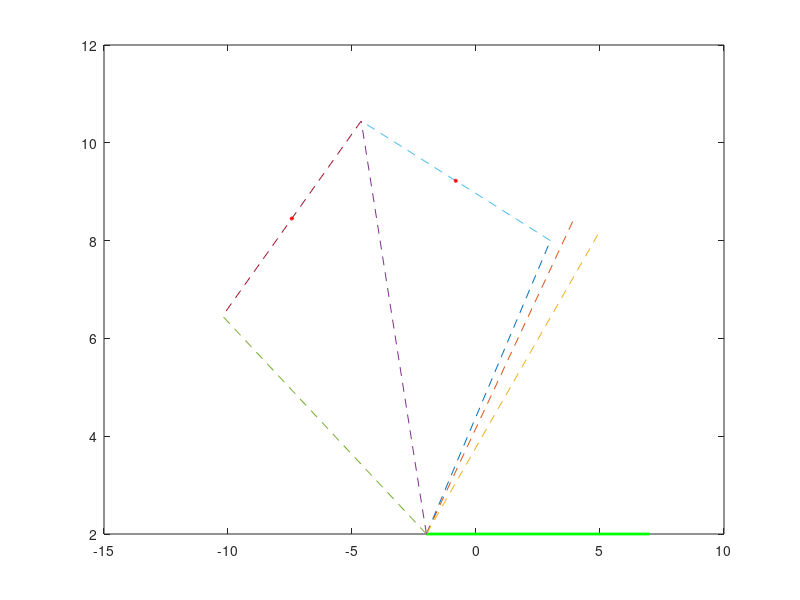

Source code (MATLAB): (Note: this script raises an error after producing the figure.)
 %%%%%%%%% Path Generation Three Precision Point Problem with Prescribed Timing %%%%%%%%%%
% Fixed line A0B0
a0x=-2;%a0x=input('Enter x coordinate of A0 point=');
a0y=2;%a0y=input('Enter y coordinate of A0 point=');
b0x=7;%b0x=input('Enter x coordinate of B0 point=');
b0y=2;%b0y=input('Enter y coordinate of B0 point=');

% Different Position
p1x=3;%p1x=input('Enter x coordinate of P1 point=');
p1y=8;%p1y=input('Enter y coordinate of P1 point=');

p2x=4;%p2x=input('Enter x coordinate of P2 point=');
p2y=8.5;%p2y=input('Enter y coordinate of P2 point=');

p3x=5;%p3x=input('Enter x coordinate of P3 point=');
p3y=8.2;%p3y=input('Enter y coordinate of P3 point=');

% Rotational angle of crank with respect to different position
thetal12=60;%theta12=input('Enter crank rotation angle in degrees when coupler moves from point P1 to point P2');
thetal21=thetal12;
theta21=thetal21*pi/180; %%degree to radian angle 

thetal13=110;%theta13=input('Enter crank rotation angle in degrees when coupler moves from point P1 to point P3');
thetal31=thetal13;
theta31=thetal31*pi/180; %% degree to radian angle 

% Connect different links
A0B0x=[a0x,b0x];
A0B0y=[a0y,b0y];
A0P1x=[a0x,p1x];
A0P1y=[a0y,p1y];
A0P2x=[a0x,p2x];
A0P2y=[a0y,p2y];
A0P3x=[a0x,p3x];
A0P3y=[a0y,p3y];

% Mechanism Ploting
plot(A0B0x,A0B0y,'green','LineWidth',2);
hold on
plot(A0P1x,A0P1y,'--');
hold on
plot(A0P2x,A0P2y,'--');
hold on
plot(A0P3x,A0P3y,'--');
hold on

% Find the length and angle of each position point with fixed point
L1=((p1x-a0x)^2+(p1y-a0y)^2)^0.5;
alphaa0p1=atan((p1y-a0y)/(p1x-a0x));

L2=((p2x-a0x)^2+(p2y-a0y)^2)^0.5;
alphaa0p2=atan((p2y-a0y)/(p2x-a0x));

L3=((p3x-a0x)^2+(p3y-a0y)^2)^0.5;
alphaa0p3=atan((p3y-a0y)/(p3x-a0x));

% Find the different poition of P2, P3 after rotation by thetal21 and thetal31
p2nx=a0x+L2*cos(theta21+alphaa0p2); %p2xn represents new posiotion of P2 point
p2ny=a0y+L2*sin(theta21+alphaa0p2);
A0P2nx=[a0x,p2nx];
A0P2ny=[a0y,p2ny];
plot(A0P2nx,A0P2ny,'--');
hold on
L2new=((p2nx-a0x)^2+(p2ny-a0y)^2)^0.5;

p3nx=a0x+L3*cos(theta31+alphaa0p3); %p2xn represents new posiotion of P2 point
p3ny=a0y+L3*sin(theta31+alphaa0p3);
A0P3nx=[a0x,p3nx];
A0P3ny=[a0y,p3ny];
plot(A0P3nx,A0P3ny,'--');
hold on
L3new=((p3nx-a0x)^2+(p3ny-a0y)^2)^0.5;

% Connect new position of P2 with P1 and new poition of P3 with new position of P2
P1xP2nx=[p1x,p2nx];
P1yP2ny=[p1y,p2ny];
plot(P1xP2nx,P1yP2ny,'--');
hold on
P2nxP3nx=[p2nx,p3nx];
P2nyP3ny=[p2ny,p3ny];
plot(P2nxP3nx,P2nyP3ny,'--');
hold on

% Finding perpendicular bisector of P2nP1 and P2nP3n
p1p2nxCenter=(p1x+p2nx)/2;
p1p2nyCenter=(p1y+p2ny)/2;
plot(p1p2nxCenter, p1p2nyCenter, 'r*', 'MarkerSize', 3);
hold on

p2np3nxCenter=(p2nx+p3nx)/2;
p2np3nyCenter=(p2ny+p3ny)/2;
disp(p2np3nxCenter);
disp(p2np3nyCenter);
plot(p2np3nxCenter, p2np3nyCenter, 'r*', 'MarkerSize', 3);
hold on

mp1p2n=(p1y-p2ny)/(p1x-p2nx);
mp1p2n_ortho=-(1/mp1p2n);
y_ortho1=mp1p2n_ortho*(x-p1p2nxCenter)+p1p2nyCenter;

mp2np3n=(p2ny-p3ny)/(p2nx-p3nx);
mp2np3n_ortho=-(1/mp2np3n);
y_ortho2=mp2np3n_ortho*(x-p2np3nxCenter)+p2np3nyCenter;
dx=0.1;
x=-20:dx:20;
plot(x,y_ortho1);
hold on
plot(x,y_ortho2);
hold on

% Intersection point
y_ortho1=mp1p2n_ortho*(x-p1p2nxCenter)+p1p2nyCenter;
y_ortho2=mp2np3n_ortho*(x-p2np3nxCenter)+p2np3nyCenter;
eqns_function=@(var)[var(1)-(mp1p2n_ortho)*(var(2)-p1p2nxCenter)-p1p2nyCenter;
                     var(1)-(mp2np3n_ortho)*(var(2)-p2np3nxCenter)-p2np3nyCenter];
initials=[0;0];
solns=fsolve(eqns_function,initials,...
             optimoptions('fsolve','Display','off'))       
a1y=solns(1);
a1x=solns(2);
plot(a1x,a1y,'r*','MarkerSize',3);
hold on

% Crank and Crank circle Plotting
A0A1x=[a0x,a1x];
A0A1y=[a0y,a1y];
CrankLength=((a0x-a1x)^2+(a0y-a1y)^2)^0.5;
alpha=0:pi/1000:2*pi;
a0xc=CrankLength*cos(alpha)+a0x;
a0yc=CrankLength*sin(alpha)+a0y;
plot(a0xc,a0yc,'--');
hold on

% Connecting A1P1
APLength=((a1x-p1x)^2+(a1y-p1y)^2)^0.5;
plot(A0A1x,A0A1y,'r','LineWidth',2);
hold on
A1P1x=[a1x,p1x];
A1P1y=[a1y,p1y];
plot(A1P1x,A1P1y,'r','LineWidth',2);
hold on

% Connecting A2P2
C1=[p2x,p2y];
C2=[a0x,a0y];
R1=APLength;
R2=CrankLength;
F=@(x) ([(x(1)-C1(1))^2+(x(2)-C1(2))^2-R1^2; ...
         (x(1)-C2(1))^2+(x(2)-C2(2))^2-R2^2]);
opt=optimoptions(@fsolve);
opt.Algorithm='levenberg-marquardt';
opt.Display='off';
x=fsolve(F,[C1(1),C1(1)+R1],opt);
fprintf('First intersection point for A2P2 line: (%f,%f)\n',x(1),x(2));
a2x=x(1);
a2y=x(2);
plot(a2x,a2y,'r*','MarkerSize',3);
x=fsolve(F,[C1(1),C1(1)-R1],opt);
fprintf('Second intersection point for A2P2 line: (%f,%f)\n',x(1),x(2));
plot(x(1),x(2),'r*','MarkerSize',3);
hold on

A0A2x=[a0x,a2x];
A0A2y=[a0y,a2y];
plot(A0A2x,A0A2y,'y','LineWidth',2);
hold on
A2P2x=[a2x,p2x];
A2P2y=[a2y,p2y];
plot(A2P2x,A2P2y,'y','LineWidth',2);
hold on

% Connecting A3P3
C1=[p3x,p3y];
C2=[a0x,a0y];
R1=APLength;
R2=CrankLength;
F=@(x) ([(x(1)-C1(1))^2+(x(2)-C1(2))^2-R1^2; ...
         (x(1)-C2(1))^2+(x(2)-C2(2))^2-R2^2]);
opt=optimoptions(@fsolve);
opt.Algorithm='levenberg-marquardt';
opt.Display='off';
x=fsolve(F,[C1(1),C1(1)+R1],opt);
fprintf('First intersection point for A3P3 line: (%f,%f)\n',x(1),x(2));
a3x=x(1);
a3y=x(2);
plot(a3x,a3y,'r*','MarkerSize',3);
hold on
x=fsolve(F,[C1(1),C1(1)-R1],opt);
fprintf('Second intersection point for A3P3 line: (%f,%f)\n',x(1),x(2));
plot(x(1),x(2),'r*','MarkerSize',3);
hold on

A0A3x=[a0x,a3x];
A0A3y=[a0y,a3y];
plot(A0A3x,A0A3y,'m','LineWidth',2);
hold on
A3P3x=[a3x,p3x];
A3P3y=[a3y,p3y];
plot(A3P3x,A3P3y,'m','LineWidth',2);
hold on

% For finding B02 point by intersection method
P2B0Length=((p2x-b0x)^2+(p2y-b0y)^2)^0.5;   % P2A2B0 similar triangle with P1A1B02
A2B0Length=((a2x-b0x)^2+(a2y-b0y)^2)^0.5;
R1=P2B0Length;
R2=A2B0Length;
C1=[p1x,p1y];
C2=[a1x,a1y];
F=@(x) ([(x(1)-C1(1))^2+(x(2)-C1(2))^2-R1^2; ...
         (x(1)-C2(1))^2+(x(2)-C2(2))^2-R2^2]);
opt=optimoptions(@fsolve);
opt.Algorithm='levenberg-marquardt';
opt.Display='off';
x=fsolve(F,[C1(1),C1(1)+R1],opt);
fprintf('First intersection point for B02 point: (%f,%f)\n',x(1),x(2));
x=fsolve(F,[C1(1),C1(1)-R1],opt);
fprintf('Second intersection point for B02 line: (%f,%f)\n',x(1),x(2));
b02x=x(1);
b02y=x(2);
disp(b02x);
plot(b02x,b02y,'r*','MarkerSize',3);
hold on

% Finding B03 pint by intersection method
P3B0Length=((p3x-b0x)^2+(p3y-b0y)^2)^0.5;
A3B0Length=((a3x-b0x)^2+(a3y-b0y)^2)^0.5;
R1=P3B0Length;
R2=A3B0Length;
C1=[p1x,p1y];
C2=[a1x,a1y];
F=@(x) ([(x(1)-C1(1))^2+(x(2)-C1(2))^2-R1^2; ...
         (x(1)-C2(1))^2+(x(2)-C2(2))^2-R2^2]);
opt=optimoptions(@fsolve);
opt.Algorithm='levenberg-marquardt';
opt.Display='off';
x=fsolve(F,[C1(1),C1(1)+R1],opt);
fprintf('First intersection point for B03 point: (%f,%f)\n',x(1),x(2));
x=fsolve(F,[C1(1),C1(1)-R1],opt);
fprintf('Second intersection point for B03 line: (%f,%f)\n',x(1),x(2));
b03x=x(1);
b03y=x(2);
disp(b03x);
plot(b03x,b03y,'r*','MarkerSize',3);
hold on

% Connecting B0B02 and B02B03 line 
B0B02x=[b0x,b02x];
B0B02y=[b0y,b02y];
plot(B0B02x,B0B02y,'--');
hold on
B02B03x=[b02x,b03x];
B02B03y=[b02y,b03y];
plot(B02B03x,B02B03y,'--');
hold on

% Lets find the B1 point by using perpendicular bisector method
b0b02xCenter=(b0x+b02x)/2;
b0b02yCenter=(b0y+b02y)/2;
plot(b0b02xCenter,b0b02yCenter, 'r*', 'MarkerSize', 3);
hold on

b02b03xCenter=(b02x+b03x)/2;
b02b03yCenter=(b02y+b03y)/2;
plot(b02b03xCenter,b02b03yCenter, 'r*', 'MarkerSize', 3);
hold on

mb0b02=(b0y-b02y)/(b0x-b02x);
disp(mb0b02);
mb0b02_ortho=-(1/mb0b02);
disp(mb0b02_ortho);
x=-8:0.1:15;
y_ortho3=mb0b02_ortho*(x-b0b02xCenter)+b0b02yCenter;
plot(x,y_ortho3);
hold on

mb02b03=(b02y-b03y)/(b02x-b03x);
disp(mb02b03);
mb02b03_ortho=-(1/mb02b03);
disp(mb02b03_ortho);
x=-8:0.1:15;
y_ortho4=mb02b03_ortho*(x-b02b03xCenter)+b02b03yCenter;
plot(x,y_ortho4);
hold on

eqns_function=@(var)[var(1)-(mb0b02_ortho)*(var(2)-b0b02xCenter)-b0b02yCenter;
                     var(1)-(mb02b03_ortho)*(var(2)-b02b03xCenter)-b02b03yCenter];
initials=[0;0];
solns=fsolve(eqns_function,initials,...
             optimoptions('fsolve','Display','off'))       
b1y=solns(1);
b1x=solns(2);
plot(b1x,b1y,'r*','MarkerSize',3);
hold on

% Connecting Follower Link
B0B1x=[b0x,b1x];
B0B1y=[b0y,b1y];
plot(B0B1x,B0B1y,'r','LineWidth',2);
hold on
A1B1x=[a1x,b1x];
A1B1y=[a1y,b1y];
plot(A1B1x,A1B1y,'r','LineWidth',2);
hold on
P1B1x=[p1x,b1x];
P1B1y=[p1y,b1y];
plot(P1B1x,P1B1y,'r','LineWidth',2);
hold on

FollowerLength=((b0x-b1x)^2+(b0y-b1y)^2)^0.5;
% Circle for follower link
alpha=0:pi/1000:2*pi;
b0xc=FollowerLength*cos(alpha)+b0x;
b0yc=FollowerLength*sin(alpha)+b0y;
plot(b0xc,b0yc,'--');
hold on

% Length of P1B1
P1B1Length=((p1x-b1x)^2+(p1y-b1y)^2)^0.5;

% Connecting P2B2
C1=[p2x,p2y];
C2=[b0x,b0y];
R1=P1B1Length;
R2=FollowerLength;
F=@(x) ([(x(1)-C1(1))^2+(x(2)-C1(2))^2-R1^2; ...
         (x(1)-C2(1))^2+(x(2)-C2(2))^2-R2^2]);
opt=optimoptions(@fsolve);
opt.Algorithm='levenberg-marquardt';
opt.Display='off';
x=fsolve(F,[C1(1),C1(1)+R1],opt);
fprintf('First intersection point for P2B2 line: (%f,%f)\n',x(1),x(2));
b2x=x(1);
b2y=x(2);
plot(b2x,b2y,'r*','MarkerSize',3);
hold on
x=fsolve(F,[C1(1),C1(1)-R1],opt);
fprintf('Second intersection point for P2B2 line: (%f,%f)\n',x(1),x(2));
plot(x(1),x(2),'r*','MarkerSize',3);
hold on

B0B2x=[b0x,b2x];
B0B2y=[b0y,b2y];
plot(B0B2x,B0B2y,'y','LineWidth',2);
hold on
A2B2x=[a2x,b2x];
A2B2y=[a2y,b2y];
plot(A2B2x,A2B2y,'y','LineWidth',2);
hold on
P2B2x=[p2x,b2x];
P2B2y=[p2y,b2y];
plot(P2B2x,P2B2y,'y','LineWidth',2);
hold on

% Connecting P3B3
C1=[p3x,p3y];
C2=[b0x,b0y];
R1=P1B1Length;
R2=FollowerLength;
F=@(x) ([(x(1)-C1(1))^2+(x(2)-C1(2))^2-R1^2; ...
         (x(1)-C2(1))^2+(x(2)-C2(2))^2-R2^2]);
opt=optimoptions(@fsolve);
opt.Algorithm='levenberg-marquardt';
opt.Display='off';
x=fsolve(F,[C1(1),C1(1)+R1],opt);
fprintf('First intersection point for P2B2 line: (%f,%f)\n',x(1),x(2));
b3x=x(1);
b3y=x(2);
plot(b3x,b3y,'r*','MarkerSize',3);
hold on
x=fsolve(F,[C1(1),C1(1)-R1],opt);
fprintf('Second intersection point for P2B2 line: (%f,%f)\n',x(1),x(2));
plot(x(1),x(2),'r*','MarkerSize',3);
hold on

B0B3x=[b0x,b3x];
B0B3y=[b0y,b3y];
plot(B0B3x,B0B3y,'m','LineWidth',2);
hold on
A3B3x=[a3x,b3x];
A3B3y=[a3y,b3y];
plot(A3B3x,A3B3y,'m','LineWidth',2);
hold on
P3B3x=[p3x,b3x];
P3B3y=[p3y,b3y];
plot(P3B3x,P3B3y,'m','LineWidth',2);
hold on
fprintf('\n\t\t\t\t\t\t\t\t****GRAPHICAL RESULTS****\n');
A0A1Length=((a0x-a1x)^2+(a0y-a1y)^2)^0.5;
A1P1Length=((a1x-p1x)^2+(a1y-p1y)^2)^0.5;
P1B1Length=((p1x-b1x)^2+(p1y-b1y)^2)^0.5;
A1B1Length=((a1x-b1x)^2+(a1y-b1y)^2)^0.5;
B1B0Length=((b1x-b0x)^2+(b1y-b0y)^2)^0.5;
A0B0Length=((a0x-b0x)^2+(a0y-b0y)^2)^0.5;
fprintf('A0A1=%f\tA1P1=%f\tP1B1=%f\tA1B1=%f\tB1B0=%f\tA0B0=%f\n',A0A1Length,A1P1Length,P1B1Length,A1B1Length,B1B0Length,A0B0Length);

A0A2Length=((a0x-a2x)^2+(a0y-a2y)^2)^0.5;
A2P2Length=((a2x-p2x)^2+(a2y-p2y)^2)^0.5;
P2B2Length=((p2x-b2x)^2+(p2y-b2y)^2)^0.5;
A2B2Length=((a2x-b2x)^2+(a2y-b2y)^2)^0.5;
B2B0Length=((b2x-b0x)^2+(b2y-b0y)^2)^0.5;
fprintf('A0A2=%f\tA2P2=%f\tP2B2=%f\tA2B2=%f\tB2B0=%f\tA0B0=%f\n',A0A2Length,A2P2Length,P2B2Length,A2B2Length,B2B0Length,A0B0Length);

A0A3Length=((a0x-a3x)^2+(a0y-a3y)^2)^0.5;
A3P3Length=((a3x-p3x)^2+(a3y-p3y)^2)^0.5;
P3B3Length=((p3x-b3x)^2+(p3y-b3y)^2)^0.5;
A3B3Length=((a3x-b3x)^2+(a3y-b3y)^2)^0.5;
B3B0Length=((b3x-b0x)^2+(b3y-b0y)^2)^0.5;
fprintf('A0A3=%f\tA3P3=%f\tP3B3=%f\tA3B3=%f\tB3B0=%f\tA0B0=%f\n\n',A0A3Length,A3P3Length,P3B3Length,A3B3Length,B3B0Length,A0B0Length);

axis([-10 10 0 12])
axis('equal')

% Lets Angle find alpha and fi
alpha1=atan((p1y-a1y)/(p1x-a1x));
if (p1y-a1y)>0 && (p1x-a1x)<0
    alpha1=pi+alpha1;
end
if (p1y-a1y)<0 && (p1x-a1x)<0
    alpha1=pi+alpha1;
end
if (p1y-a1y)<0 && (p1x-a1x)>0
    alpha1=2*pi+alpha1;
end

alpha2=atan((p2y-a2y)/(p2x-a2x));
if (p2y-a2y)>0 && (p2x-a2x)<0
    alpha2=pi+alpha2;
end
if (p2y-a2y)<0 && (p2x-a2x)<0
    alpha2=pi+alpha2;
end
if (p2y-a2y)<0 && (p2x-a2x)>0
    alpha2=2*pi+alpha2;
end

alpha3=atan((p3y-a3y)/(p3x-a3x));
if (p3y-a3y)>0 && (p3x-a3x)<0
    alpha3=pi+alpha3;
end
if (p3y-a3y)<0 && (p3x-a3x)<0
    alpha3=pi+alpha3;
end
if (p3y-a3y)<0 && (p3x-a3x)>0
    alpha3=2*pi+alpha3;
end

fi1=atan((b1y-b0y)/(b1x-b0x));
if (b1y-b0y)>0 && (b1x-b0x)<0
    fi1=fi1+pi;
end
if (b1y-b0y)<0 && (b1x-b0x)<0
    fi1=fi1+pi;
end
if (b1y-b0y)<0 && (b1x-b0x)>0
    fi1=fi1+2*pi;
end

fi2=atan((b2y-b0y)/(b2x-b0x));
if (b2y-b0y)>0 && (b2x-b0x)<0
    fi2=fi2+pi;
end
if (b2y-b0y)<0 && (b2x-b0x)<0
    fi2=fi2+pi;
end
if (b2y-b0y)<0 && (b2x-b0x)>0
    fi2=fi2+2*pi;
end

fi3=atan((b3y-b0y)/(b3x-b0x));
if (b3y-b0y)>0 && (b3x-b0x)<0
    fi3=fi3+pi;
end
if (b3y-b0y)<0 && (b3x-b0x)<0
    fi3=fi3+pi;
end
if (b3y-b0y)<0 && (b3x-b0x)>0
    fi3=fi3+2*pi;
end

% Points through which a point on coupler will pass
p1=3+8i;%p1=input('Eneter first point through which a point on coupler point will pass=');
p2=4+8.5i;%p2=input('Eneter second point through which a point on coupler point will pass=');
p3=5+8.2i;%p3=input('Eneter third point through which a point on coupler point will pass=');

% Lets find DYAD for second and third position with respect to first position
dyad2=p2-p1;
dyad3=p3-p1;

% Rotational angle of crank with respect to different position
thetal12=-thetal12;%theta12=input('Enter crank rotation angle in degrees when coupler moves from point P1 to point P2');
theta12=thetal12*pi/180; %%degree to radian angle
A=exp(theta12*1i)-1;

thetal13=-thetal13;%theta13=input('Enter crank rotation angle in degrees when coupler moves from point P1 to point P3');
theta13=thetal13*pi/180; %% degree to radian angle
B=exp(theta13*1i)-1;

% Assumed angle between the input and coupler link for different postion
alpha12=alpha2-alpha1; %%degree to radian angle 
C=exp(alpha12*1i)-1;

alpha13=alpha3-alpha1; %% degree to radian angle
D=exp(alpha13*1i)-1;

% Assumed angle between the output and coupler link for different postion
fi12=fi2-fi1; %%degree to radian angle
E=exp(fi12*1i)-1;

fi13=fi3-fi1; %% degree to radian angle
F=exp(fi13*1i)-1;

% Lets find link length and its orientation with horizontal
z1=det([dyad2 C;dyad3 D])/det([A C;B D]);
% disp(z1);
z2=det([A dyad2;B dyad3])/det([A C;B D]);
% disp(z2);
z3=det([dyad2 C;dyad3 D])/det([E C;F D]);
% disp(z3);
z4=det([E dyad2;F dyad3])/det([E C;F D]);
% disp(z4);
z5=z2-z4;
% disp(z5);
z6=z1+z5-z3;
% disp(z6);

% Lets convert the link vectors into polar form
[theta1,r1]=cart2pol(real(z1),imag(z1));
plot_angle1=theta1*180/pi;
% disp([plot_angle1,r1]);

[theta2,r2]=cart2pol(real(z2),imag(z2));
plot_angle2=theta2*180/pi;
% disp([plot_angle2,r1]);

[theta3,r3]=cart2pol(real(z3),imag(z3));
plot_angle3=theta3*180/pi;
% disp([plot_angle3,r1]);

[theta4,r4]=cart2pol(real(z4),imag(z4));
plot_angle4=theta4*180/pi;
% disp([plot_angle4,r1]);

[theta5,r5]=cart2pol(real(z5),imag(z5));
plot_angle5=theta5*180/pi;
% disp([plot_angle5,r1]);

[theta6,r6]=cart2pol(real(z6),imag(z6));
plot_angle6=theta6*180/pi;
% disp([plot_angle6,r1]);

% Lets dispay analytical result on the commant window
fprintf('\t\t\t\t\t\t\t\t****ANALYTICAL RESULTS****\n');
fprintf('A0A1=%f\tA1P1=%f\tP1B1=%f\tA1B1=%f\tB1B0=%f\tA0B0=%f\n',r1,r2,r4,r5,r3,r6);
fprintf('A0A1 angle=%f\tA1P1 angle=%f\tP1B1 angle=%f\nA1B1 angle=%f\t\tB1B0 angle=%f\tA0B0 angle=%f\n',plot_angle1,plot_angle2,plot_angle4,plot_angle5,plot_angle3,plot_angle6);

% Lets plot the mechanism
a0x=-2;
a0y=2;
a1x=a0x+(r1*cos(theta1));
a1y=a0y+(r1*sin(theta1));
plot([a0x a1x],[a0y a1y])
hold on
p1x=a1x+(r2*cos(theta2));
p1y=a1y+(r2*sin(theta2));
plot([a1x p1x],[a1y p1y])
hold on
b0x=a0x+(r6*cos(theta6));
b0y=a0y+(r6*sin(theta6));
plot([a0x b0x],[a0y b0y])
hold on
b1x=b0x+(r3*cos(theta3));
b1y=b0y+(r3*sin(theta3));
plot([b0x b1x],[b0y b1y])
hold on
p1nx=b1x+(r4*cos(theta4));
p1ny=b1y+(r4*sin(theta4));
plot([b1x p1nx],[b1y p1ny])
hold on
b1nx=a1x+(r5*cos(theta5));
b1ny=a1y+(r5*sin(theta5));
plot([a1x b1nx],[a1y b1ny])
hold on